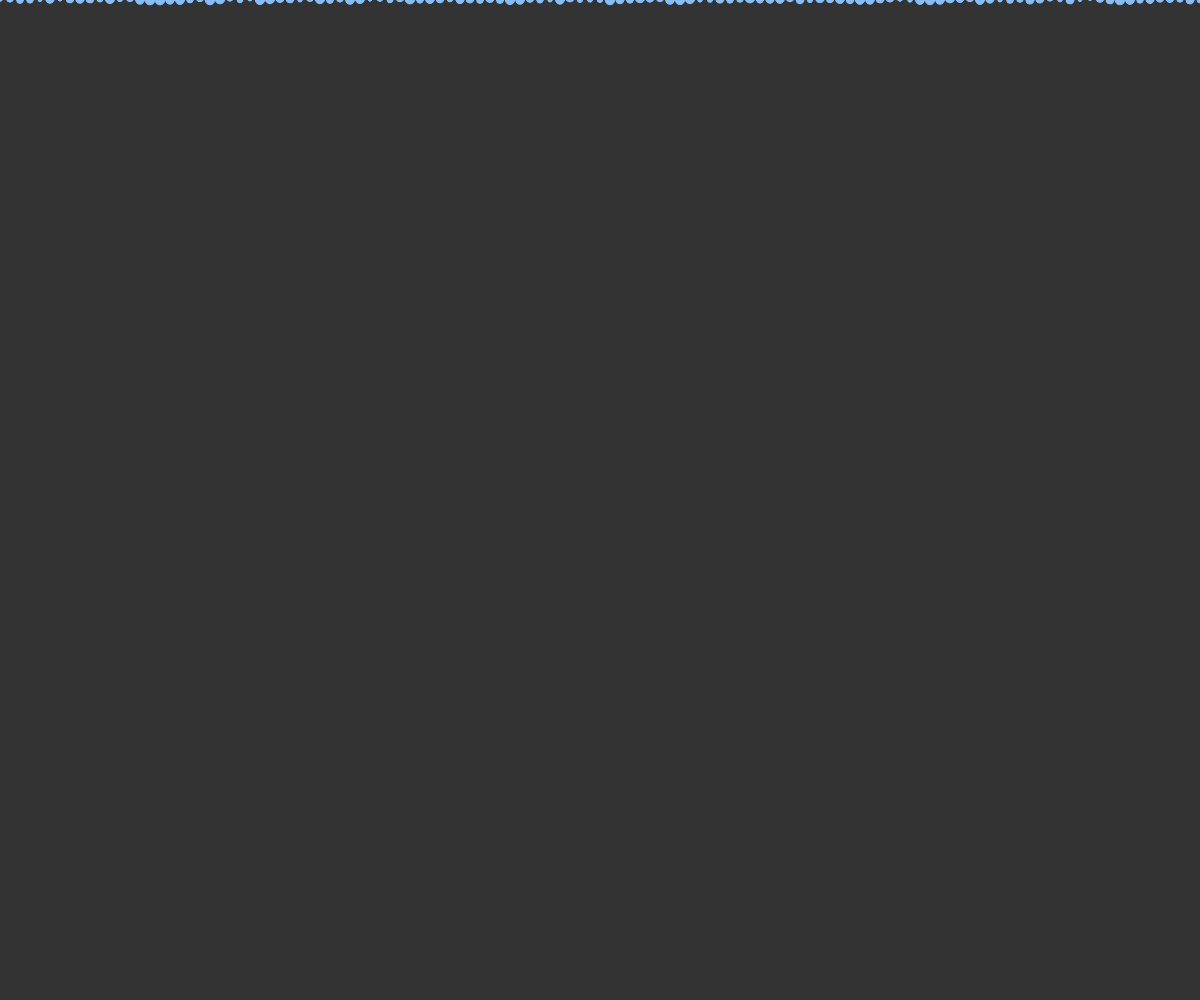
Frame 1 (no input)
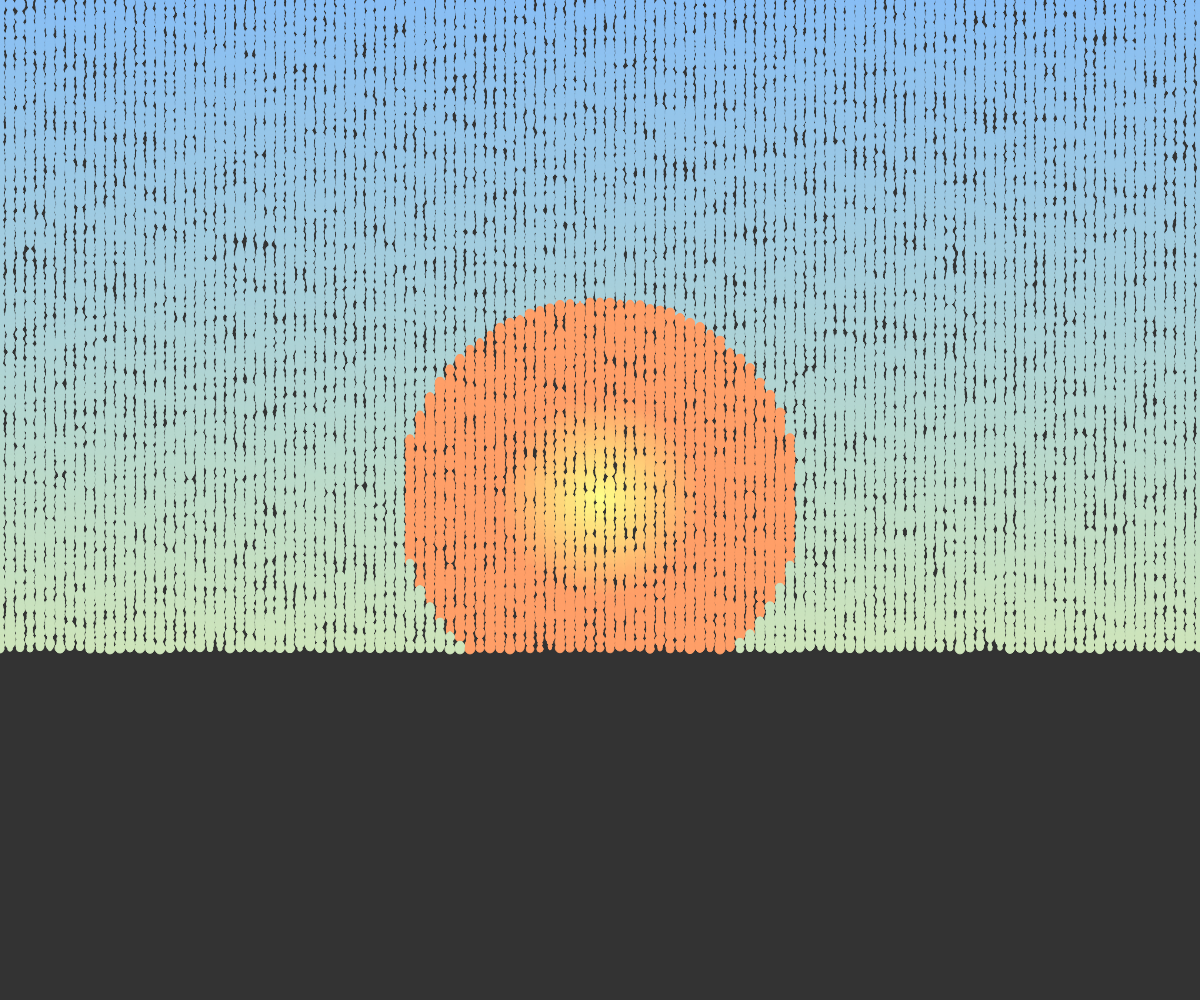
Frame 60 (no input)
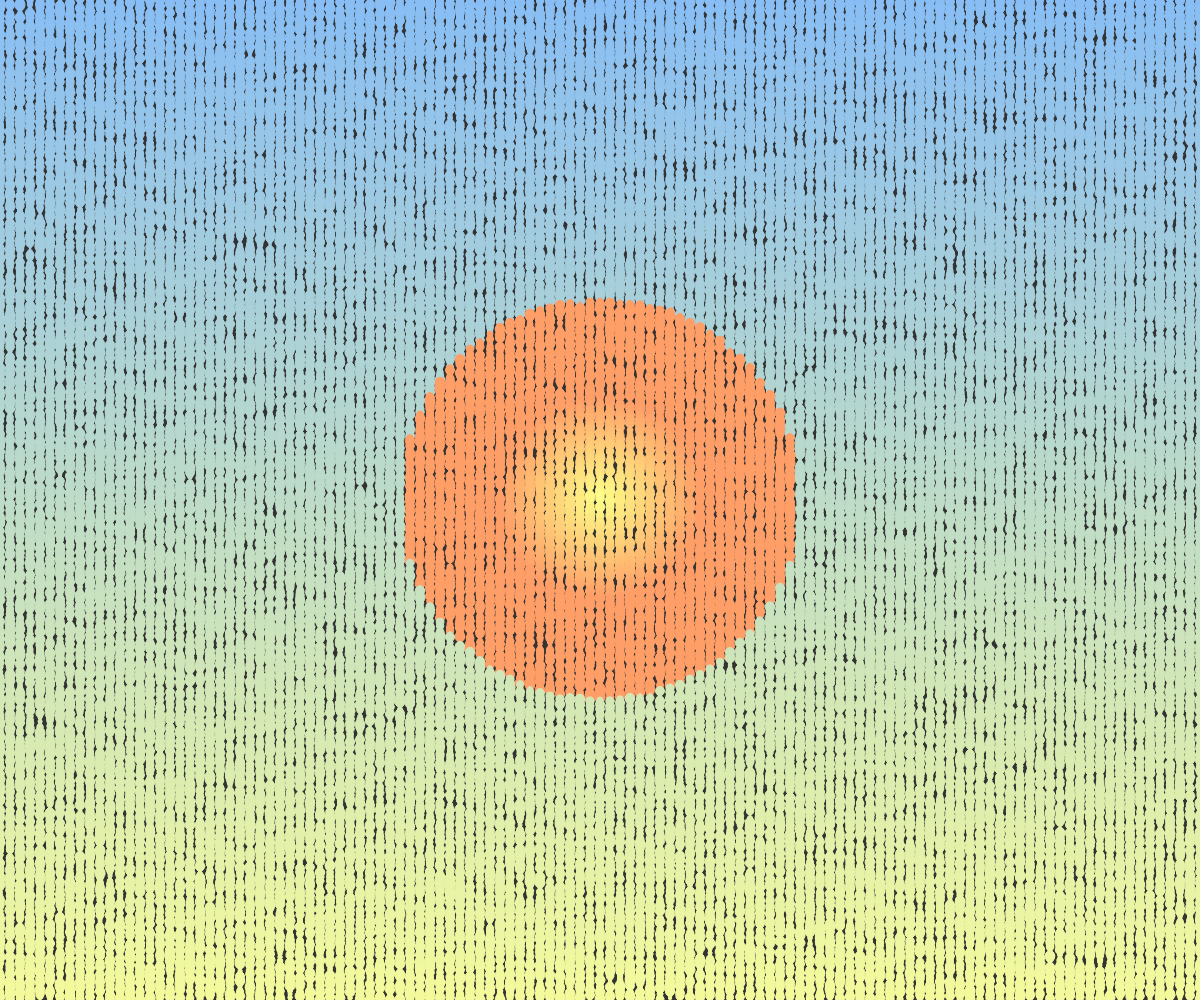
Frame 120 (the mouse pressed at the canvas centre since frame 60)

The p5.js sketch that drew these frames (run headless with seeded random() and noise() and a simulated clock; from frame 60 on, the mouse is pressed at the canvas centre):

// p5.js sketch
// ── sketch.js
let i=-10;
function setup() {
  createCanvas(windowWidth, windowHeight);
  background(51);
  noStroke();

 }
let fromB,toB,fromSun,toSun;
 function draw(){
       fromB=color('#88bef5') //blue
     toB= color('#f4fa9c') //yellow
     toSun=color('#ff9f68'); //orange
     fromSun=color('#feff89'); //yellow
  for(let j=0;j<=10;j++){
  if(i<height){
    // stroke(colore);
    personalisedLine(0,i,width,i);
    i++;
  } 
  }
 }
 function personalisedLine(xs,ys,xf,yf,strW=10){

  for(let x=xs;x<=xf;x+=strW)
    for(let y=ys;y<=yf;y+=strW){
      //
       let rad= dist(x,y,width/2,height/2);

      let colore;
       if(rad<200){
        colore=lerpColor(fromSun,toSun,map(rad,0,100,0,1));
      }
        else colore=lerpColor(fromB,toB,map(i,0,height,0,1));
      //
      fill(colore);
      stroke(colore);
      let r=random(1);
      // let foo=strW;
      // let foo= strW/2; // for some cool spacing between lines
      ellipse(x,y,random(1,strW)); //ellipse texture
      // if(0.2<r)
      //   line(x,y,x+foo,y+foo);
      // else if(r<0.6){
      //   line(x,y+foo,x+foo,y);
      // }
      // else if(r<0.8){
      //   line(x+foo,y,x,y+foo);
      // }
    }
 }
